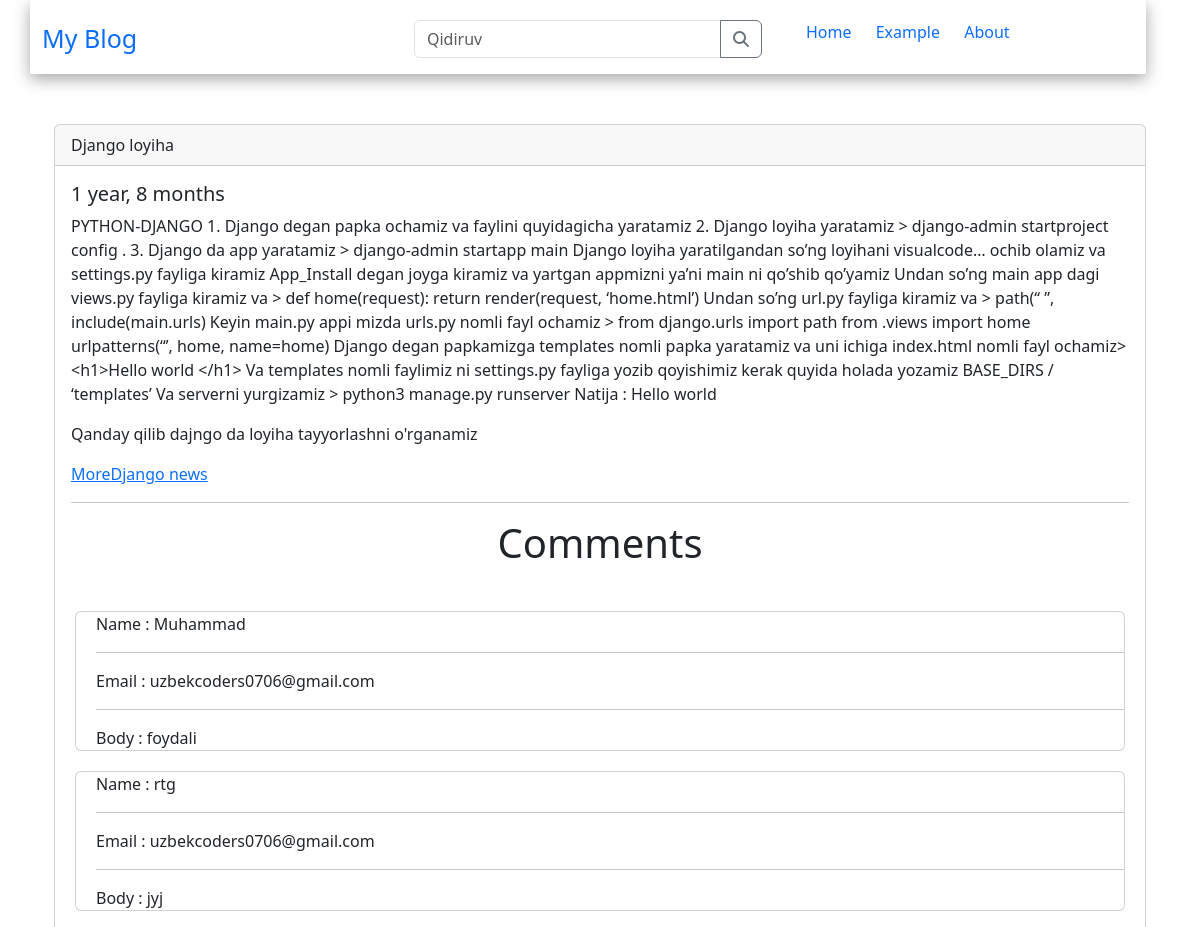
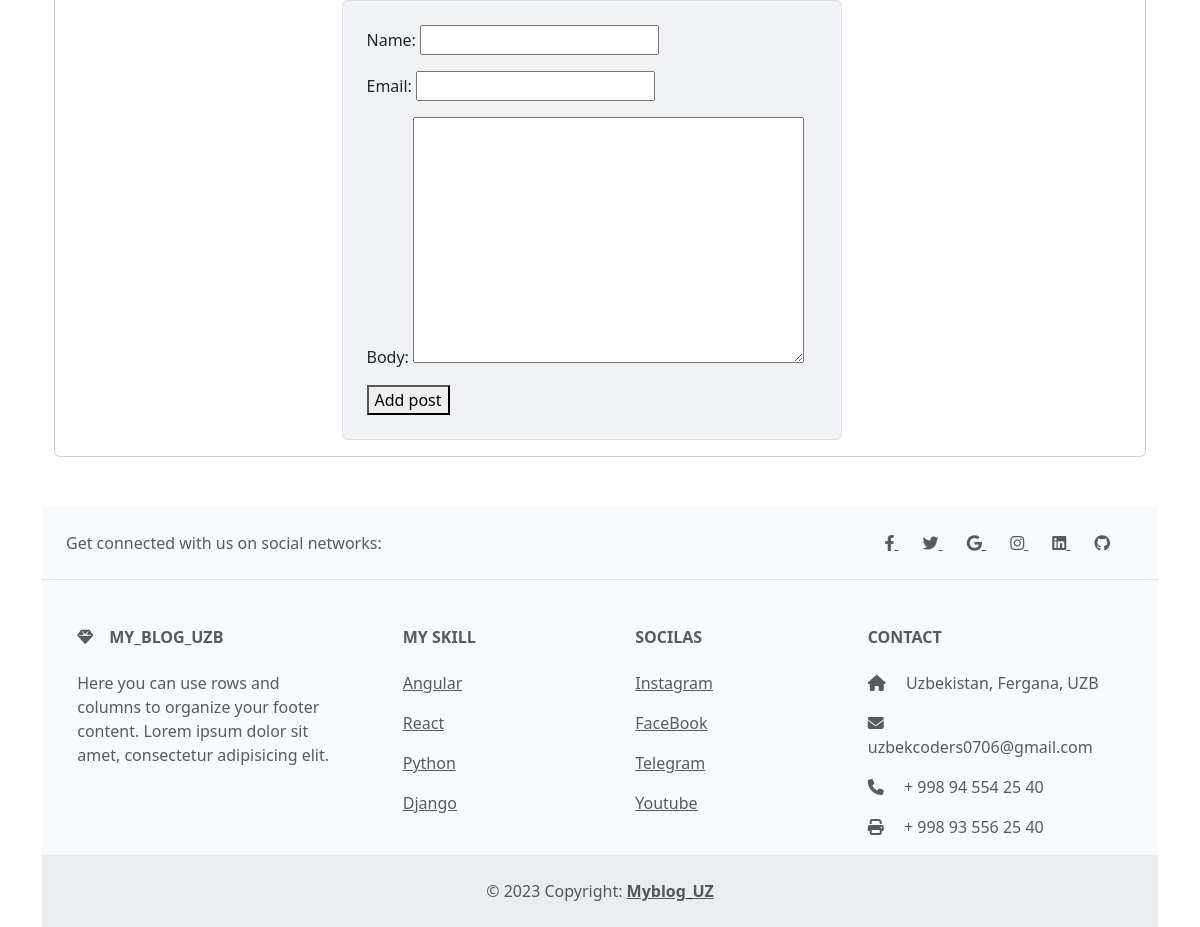
The page /django/dsdsdsd/ on the database its author committed (2 pictures, top to bottom).
### blog/models.py (models this page shows, shortened)
class Post(models.Model):
    ACTIVE = 'active'
    DRAFT = 'draft'
    CHOICES_STATUS = (
        (ACTIVE, 'Active'),
        ( DRAFT,'Draft')
    )
    category = models.ForeignKey(Category, related_name='posts', on_delete=models.CASCADE)
    title = models.CharField(max_length=255)
    slug = models.SlugField()
    intro = models.TextField()
    body = models.TextField()
    created_at = models.DateTimeField(auto_now_add=True)
    status = models.CharField(max_length=10, choices=CHOICES_STATUS, default=ACTIVE)

class Category(models.Model):
    title = models.CharField(max_length=200)
    slug =  models.SlugField()
    class Meta:
        ordering = ('title'),
        verbose_name_plural = 'Categories'
    def __str__(self) -> str:
        return self.title

class Comment(models.Model):
    post = models.ForeignKey(Post, related_name='comments', on_delete=models.CASCADE)
    name = models.CharField(max_length=200)
    email = models.EmailField()
    body = models.TextField()
    cretaed_at = models.DateTimeField(auto_now_add=True)

### blog/views.py (the view)
# urls.py: path('<slug:category_slug>/<slug:slug>/', views.detail, name='post_detail'),
def detail(request,category_slug, slug):
    post = get_object_or_404(Post, slug=slug, status=Post.ACTIVE)
    if request.method == 'POST':
        form =CommentForm(request.POST)
        if form.is_valid():
           comment = form.save(commit=False)
           comment.post = post
           comment.save()
           return redirect('post_detail', slug=slug)
    else:
        form = CommentForm()
    form = CommentForm()
    return render(request,'blog/detail.html',{'post':post, 'form':form})

### blog/forms.py
class CommentForm(forms.ModelForm):
    class Meta:
        model = Comment
        fields = ('name','email','body')

### templates/blog/detail.html (shortened to what this page needs)
{% extends 'core/base.html' %}
{% block content %}
<div class="container">
    <div class="card" style="margin-top: 50px; margin-bottom: 50px;">
        <div class="card-header">
          {{ post.title }}
        </div>
        <div class="card-body">
          <h5 class="card-title">{{ post.created_at|timesince}}</h5>
          <p style="text-decoration: none;" class="card-text">{{ post.body }}</p>
          <p class="card-text">{{ post.intro }}</p>
          <a href="{% url 'category_detail' post.category.slug %}">More{{ post.category }} news</a>
          <hr>
          <div class="comment"><h1 style="text-align: center;">Comments</h1></div>
          <div class="row d-flex justify-content-center">
            <div class="card-body">
                {% for comment in post.comments.all %}
                <div class="card" style="margin-top:20px; padding-left: 20px;">
                    <div class="name">Name : {{ comment.name }}</div>
                    <hr>
                    <div class="email">Email : {{ comment.email }}</div>
                    <hr>
                    <div class="bodys">Body : {{ comment.body }}</div>
                </div>
                {% endfor %}
            </div>
            <div class="col-md-8 col-lg-6">
              <div class="card shadow-0 border" style="background-color: #f0f2f5; width: 500px;">
                <div class="card-body p-4">
                <form action="" method="POST">
                    {{ form.as_p }}
                    <button type="submit btn btn-info">Add post</button>
                </form>
                </div>
              </div>
            </div>
          </div>
        </div>
      </div>
</div>
{% endblock %}

### static/style.css (style rules this page uses)
body { box-sizing: border-box; font-family: Verdana, Geneva, Tahoma, sans-serif; }

### rows shown on the page
Post: title "Django loyiha", created_at "1 year, 8 months", body "PYTHON-DJANGO 1. Django degan papka ochamiz va faylini quyidagicha yaratamiz 2. Django loyiha yaratamiz > django-admin startproject config . 3. Django da app yaratamiz > django-admin startapp main Django loyiha yaratilgandan so’ng loyihani visualcode… ochib olamiz va settings.py fayliga kiramiz App_Install degan joyga kiramiz va yartgan appmizni ya’ni main ni qo’shib qo’yamiz Undan so’ng main app dagi views.py fayliga kiramiz va > def home(request): return render(request, ‘home.html’) Undan so’ng url.py fayliga kiramiz va > path(“ ”, include(main.urls) Keyin main.py appi mizda urls.py nomli fayl ochamiz > from django.urls import path from .views import home urlpatterns(“’, home, name=home)…", intro "Qanday qilib dajngo da loyiha tayyorlashni o'rganamiz", category "Django"
Comment: name "Muhammad", email "uzbekcoders0706@gmail.com", body "foydali"
Comment: name "rtg", email "uzbekcoders0706@gmail.com", body "jyj"
